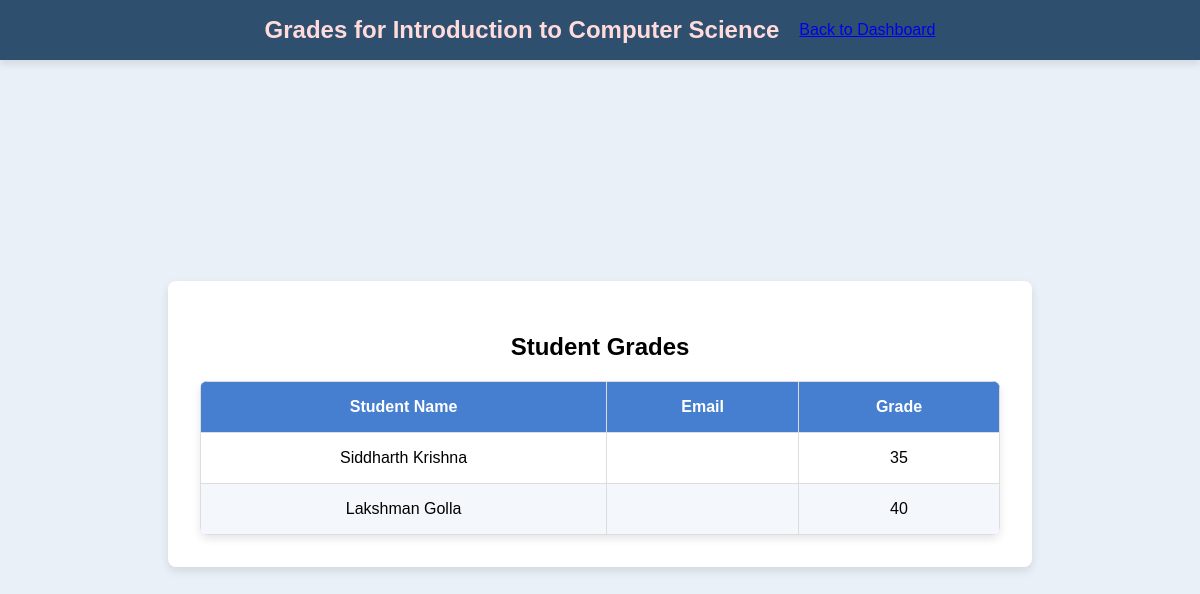
The app's page /teacher/course/1/grades (signed in), older data.
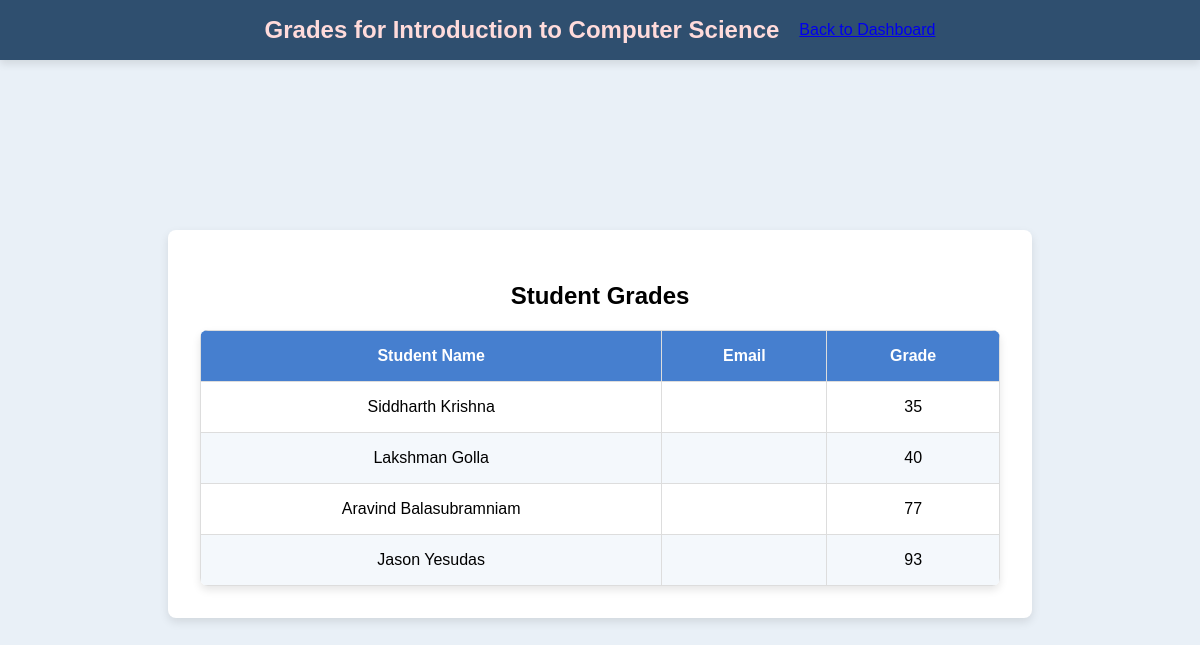
The same page, newer data.
### app.py (models this page shows, shortened)
class Enrollment(db.Model):
    id = db.Column(db.Integer, primary_key=True)
    course_id = db.Column(db.Integer, db.ForeignKey('course.id'))
    user_id = db.Column(db.Integer, db.ForeignKey('user.id'))
    grade = db.Column(db.String(5))
    user = db.relationship('User', backref='enrollments', lazy=True)
    course = db.relationship('Course', backref='enrollments', lazy=True)

class User(UserMixin, db.Model):
    id = db.Column(db.Integer, primary_key=True)
    username = db.Column(db.String(150))
    password = db.Column(db.String(150))
    role = db.Column(db.String(50))

### app.py (the view)
@app.route('/teacher/course/<int:course_id>/grades')
@login_required
def view_grades(course_id):
    if current_user.role != 'teacher':
        flash("Access denied: Only teachers can view grades.", "danger")
        return redirect(url_for('login'))
    course = Course.query.filter_by(id=course_id, teacher_id=current_user.id).first()
    if not course:
        flash("You do not have permission to view grades for this course.", "danger")
        return redirect(url_for('teacher_dashboard'))
    enrollments = Enrollment.query.filter_by(course_id=course.id).all()
    students_with_grades = [
        {
            "student": User.query.get(enrollment.user_id),
            "grade": enrollment.grade  # Assuming the `Enrollment` model has a `grade` column
        }
        for enrollment in enrollments
    ]
    return render_template('grades.html', course=course, students_with_grades=students_with_grades)

### app.py (called while the page is built)
@login_manager.user_loader
def load_user(user_id):
    return User.query.get(int(user_id))

### templates/grades.html (shortened to what this page needs)
<!DOCTYPE html>
<html lang="en">
<head>
    <link rel="stylesheet" href="{{ url_for('static', filename='styles.css') }}">
</head>
<body>
    <div class="header">
        <h1>Grades for {{ course.course_name }}</h1>
        <a href="{{ url_for('teacher_dashboard') }}" class="back-button">Back to Dashboard</a>
    </div>
    <div class="container">
        <h2>Student Grades</h2>
        <table>
            <thead>
                <tr>
                    <th>Student Name</th>
                    <th>Email</th>
                    <th>Grade</th>
                </tr>
            </thead>
            <tbody>
                {% for entry in students_with_grades %}
                <tr>
                    <td>{{ entry.student.username }}</td>
                    <td>{{ entry.student.email }}</td>
                    <td>{{ entry.grade if entry.grade is not none else "Not Graded" }}</td>
                </tr>
                {% endfor %}
            </tbody>
        </table>
    </div>
</body>
</html>

Row changes from the older to the newer data that the page shows:
added Enrollment: student.username "Aravind Balasubramniam", grade "77"
added Enrollment: student.username "Jason Yesudas", grade "93"
